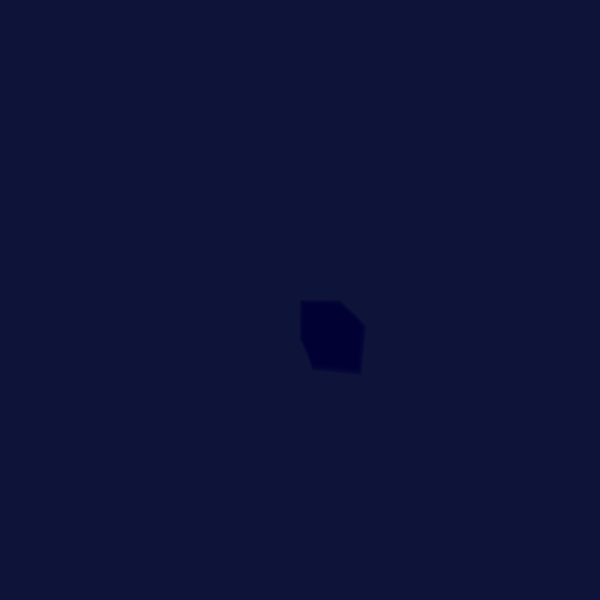
Frame 1 (no input)
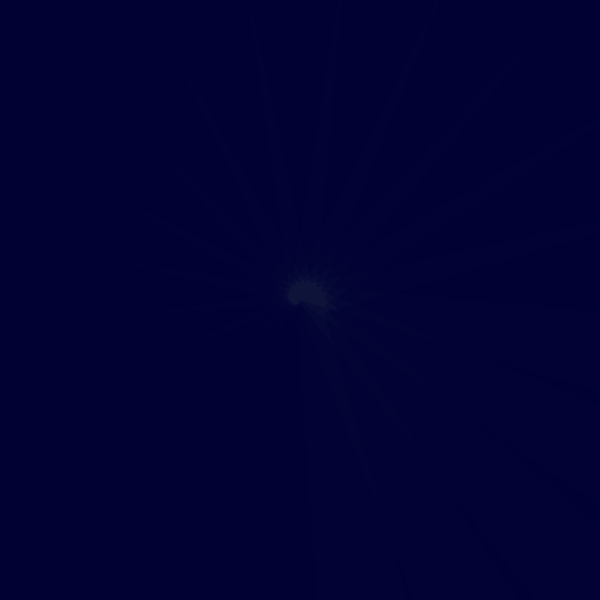
Frame 60 (the mouse pressed at the canvas centre just before this capture)
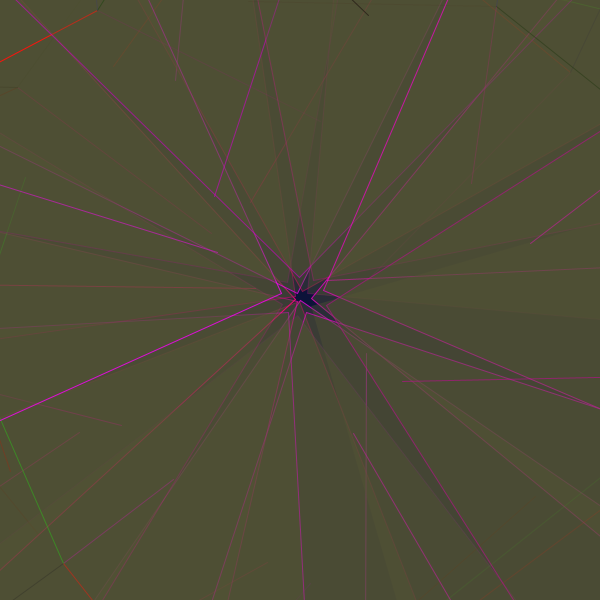
Frame 120 (the mouse held since frame 60 and released just before this capture)

The Processing sketch that drew these frames (run headless with seeded random() and noise(); from frame 60 on, the mouse is pressed at the canvas centre):

// Processing sketch: processing_143472
// ── processing_143472.pde

// Konkuk University
// Department of Dynamic Media
// SOS iDesign
// Name: KIM Jieun
// ID: 201420072
float a=0;
float xW =40; 
float direction =0.5; 

void setup() {
  size (600, 600);
  noStroke();
  smooth();
  colorMode (RGB, 255);
  frameRate(20);
}

void draw() {
  colorMode(RGB, mouseX/(width/255), mouseY/(height/255), 255);

  //draw a square
  a += 0.005; 
  background(#0D1339);
  translate(width/2, width/2); 
  for (int i = 0; i < 20; i++) { 
    rotate(a); 
    fill(50, 50, 50, 100); 
    rect(i, i, xW, xW); 
    xW = xW + direction;

    if (xW > 600) { 
      direction = direction * -0.01;
    } 
    if (xW < 40) { 
      direction = direction * -0.01;
    } 

    if (mousePressed) {
      line(random(0, 250), random(0, 250), 250, 250); 
      stroke(random(255), 10, 10, random(255)); 
      line(random(250, 500), random(0, 250), 250, 250); 
      stroke(10, random(255), 10, random(255)); 
      line(random(0, 250), random(250, 500), 250, 250); 
      stroke(10, 10, random(255), random(255)); 
      line(random(250, 500), random(250, 500), 250, 250); 
      stroke(random(100, 255), 0, random(100, 255), random(255));
    }
  }
}
